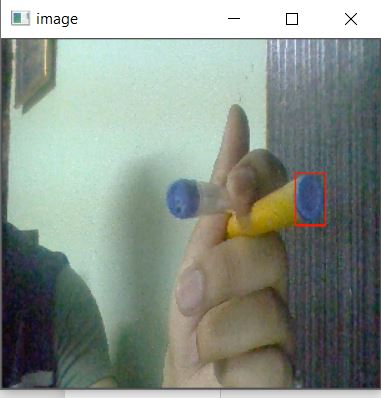
#> input picture MultiCap.JPG, 381 x 398 px, given in place of the camera
$ jupyter execute --allow-errors 'AR Pen-1.ipynb'   (text cells are left out)
#> lines starting #> are read from the running program, lines starting #| are printed output that depends on the picture; after the words box and inside, x2 and y2 are one past the last pixel; in counts of white or black regions, pixels touching at a corner belong together
[cell 1]
import cv2
import numpy as np
import time

[cell 2]
def nothing(x):
    pass


cap = cv2.VideoCapture(0) # Initializing feed
cap.set(3,1280)
cap.set(4,720)

# Create a window named trackbars.
cv2.namedWindow("Trackbars")


cv2.createTrackbar("L - H", "Trackbars", 0, 179, nothing)  ## Now create 6 trackbars that will control the lower and upper range of
#> slider 'L - H' is set to 35
# H,S and V channels. The Arguments are like this.
cv2.createTrackbar("L - S", "Trackbars", 0, 255, nothing)
#> slider 'L - S' is set to 51
cv2.createTrackbar("L - V", "Trackbars", 0, 255, nothing)
#> slider 'L - V' is set to 51
cv2.createTrackbar("U - H", "Trackbars", 179, 179, nothing)
cv2.createTrackbar("U - S", "Trackbars", 255, 255, nothing)
cv2.createTrackbar("U - V", "Trackbars", 255, 255, nothing)

[cell 3]

while True:

    # Start reading the webcam
    ret, frame = cap.read()
#> frame is the input picture: shape (398, 381, 3); mean B, G, R 137.7, 146.5, 136.3
    if not ret:
        break
    # Flip the frame horizontally (Not required)
    frame = cv2.flip( frame, 1 )
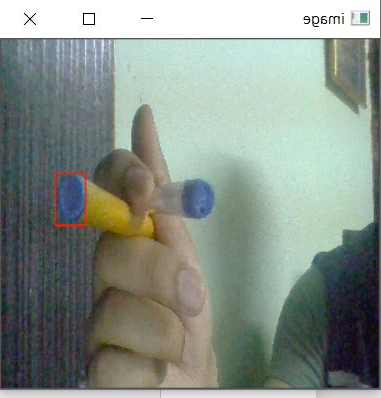
#> frame: shape (398, 381, 3); mean B, G, R 137.7, 146.5, 136.3

    # Convert the BGR image to HSV image.(rmember this one for furthur soln dude)
    hsv = cv2.cvtColor(frame, cv2.COLOR_BGR2HSV)
#> hsv: shape (398, 381, 3); mean H, S, V 66.5, 45.1, 151.1

    # Get the new values of the trackbar in real time as the user changes
    # them
    l_h = cv2.getTrackbarPos("L - H", "Trackbars")
    l_s = cv2.getTrackbarPos("L - S", "Trackbars")
    l_v = cv2.getTrackbarPos("L - V", "Trackbars")
    u_h = cv2.getTrackbarPos("U - H", "Trackbars")
    u_s = cv2.getTrackbarPos("U - S", "Trackbars")
    u_v = cv2.getTrackbarPos("U - V", "Trackbars")


    lower_range = np.array([l_h, l_s, l_v])  # Set the lower and upper HSV range according to the value selected by the trackbar
    upper_range = np.array([u_h, u_s, u_v])


    mask = cv2.inRange(hsv, lower_range, upper_range)# Filter the image and get the binary mask, where white represents  your target color
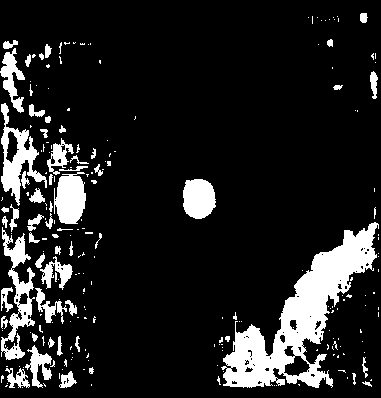
#> mask: shape (398, 381); 13.3% white; 225 white regions (168 under 20 px), largest, box (x1, y1, x2, y2) and area: (221, 222, 379, 388) 8565, (1, 227, 35, 360) 1651, (1, 103, 47, 206) 1572

    # You can also visualize the real part of the target color (Optional)
    res = cv2.bitwise_and(frame, frame, mask=mask)
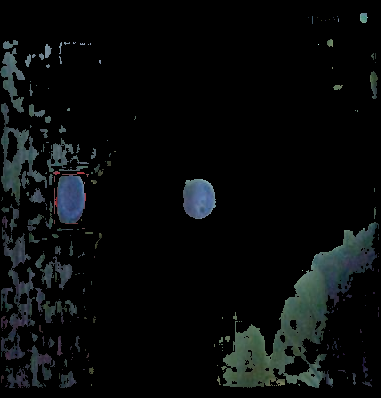
#> res: shape (398, 381, 3); mean B, G, R 11, 10.8, 8.5


    mask_3 = cv2.cvtColor(mask, cv2.COLOR_GRAY2BGR)# Converting the binary mask to 3 channel image, this is just so  we can stack it with the others


    stacked = np.hstack((mask_3,frame,res))# stack the mask, orginal frame and the filtered result
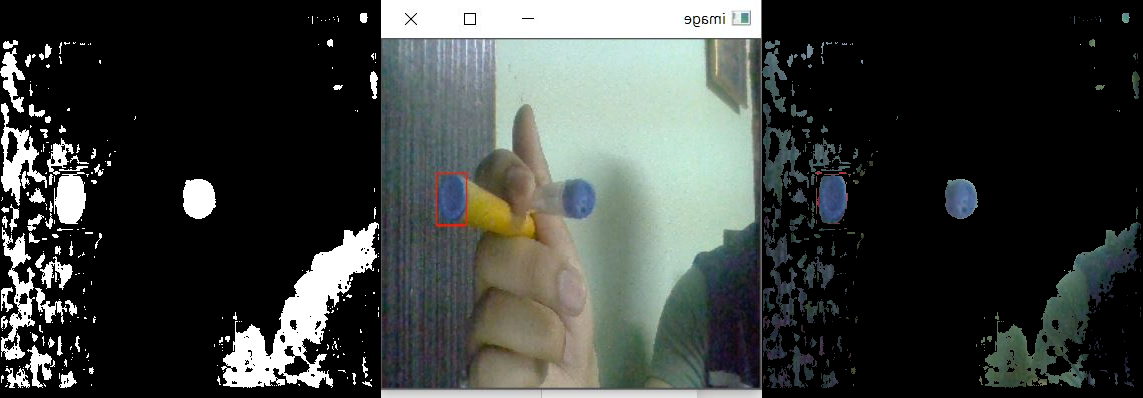
#> stacked: shape (398, 1143, 3); mean B, G, R 60.9, 63.8, 59.6


    cv2.imshow('Trackbars',cv2.resize(stacked,None,fx=0.4,fy=0.4))# Show this stacked frame at 40% of the size.
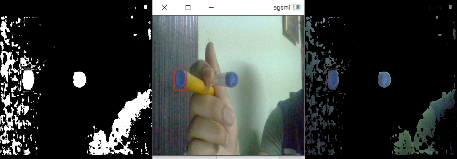
#> window 'Trackbars': shape (159, 457, 3); mean B, G, R 60.9, 63.7, 59.6


    key = cv2.waitKey(1) #try finding what this part means
#> (key Esc is pressed here)
    if key == 27:
        break


    if key == ord('s'):  ## this too!!!! it'll be good research

        thearray = [[l_h,l_s,l_v],[u_h, u_s, u_v]]
        print(thearray)

        # Also save this array as penval.npy
        np.save('penval',thearray)
        break

cap.release()
cv2.destroyAllWindows()

$ run again, on PenTry.JPG
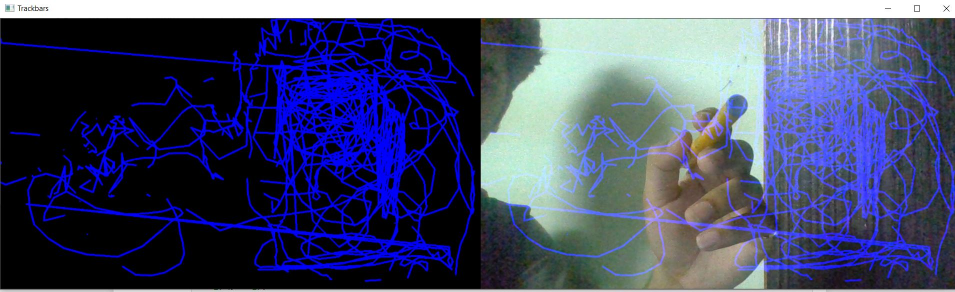
#> input picture PenTry.JPG, 1910 x 584 px, given in place of the camera (shown at 1/2 size)
#> frame is the input picture: shape (584, 1910, 3); mean B, G, R 107.3, 74.4, 68.8
#> hsv: shape (584, 1910, 3); mean H, S, V 68.3, 103.9, 112.3
#> `mask = cv2.inRange(hsv, lower_range, upper_range)# Filter the image an..`:
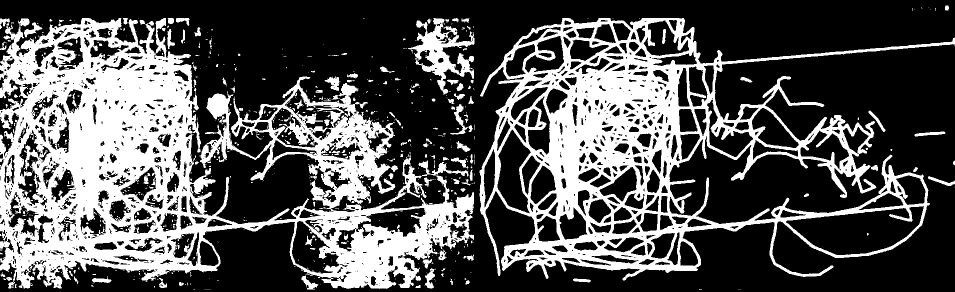
#> mask: shape (584, 1910) (shown at 1/2 size); 33.2% white; 848 white regions (687 under 20 px), largest, box (x1, y1, x2, y2) and area: (0, 36, 948, 578) 209424, (959, 36, 1910, 561) 138160, (816, 36, 949, 189) 6985
#> `cv2.imshow('Trackbars',cv2.resize(stacked,None,fx=0.4,fy=0.4))# Show t..`:
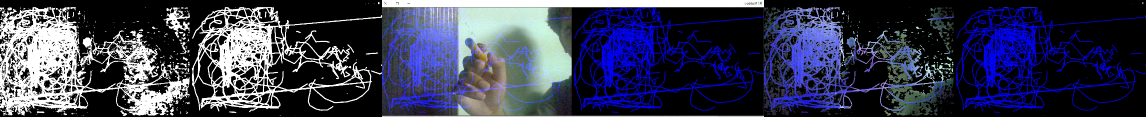
#> window 'Trackbars': shape (234, 2292, 3) (shown at 1/2 size); mean B, G, R 82.1, 59.6, 57

$ run again, on clearAll.JPG
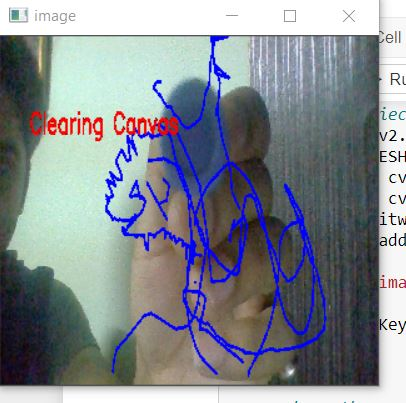
#> input picture clearAll.JPG, 406 x 403 px, given in place of the camera
#> frame is the input picture: shape (403, 406, 3); mean B, G, R 145.3, 138.3, 133
#> hsv: shape (403, 406, 3); mean H, S, V 69.9, 55.9, 155.8
#> `mask = cv2.inRange(hsv, lower_range, upper_range)# Filter the image an..`:
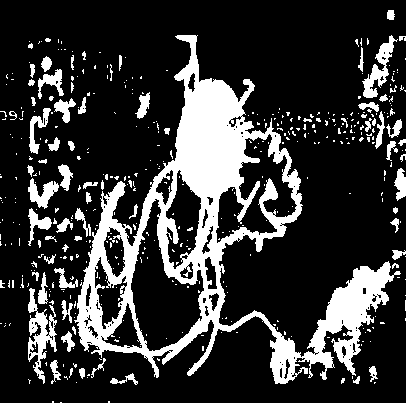
#> mask: shape (403, 406); 21.5% white; 450 white regions (378 under 20 px), largest, box (x1, y1, x2, y2) and area: (74, 35, 401, 384) 25662, (28, 288, 57, 384) 1090, (362, 35, 398, 98) 735
#> `cv2.imshow('Trackbars',cv2.resize(stacked,None,fx=0.4,fy=0.4))# Show t..`:
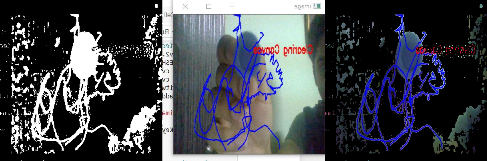
#> window 'Trackbars': shape (161, 487, 3); mean B, G, R 75.5, 69.2, 67.1
